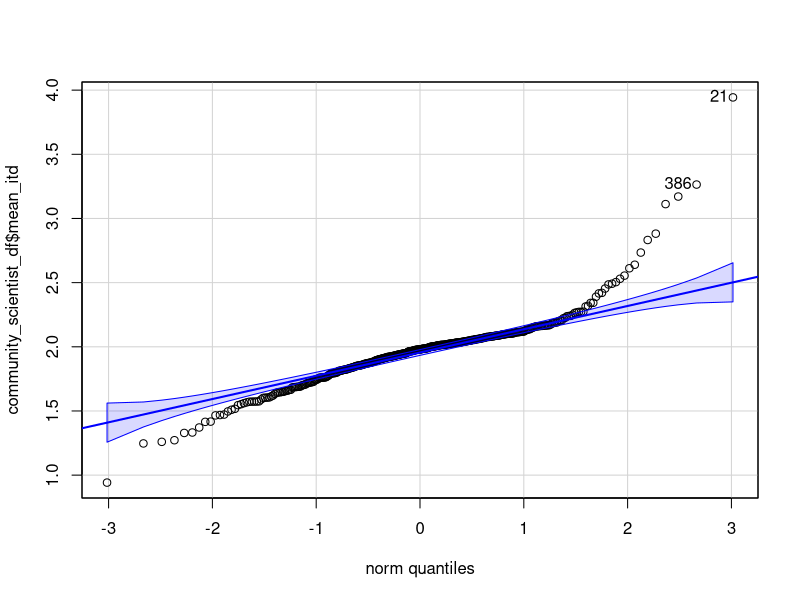
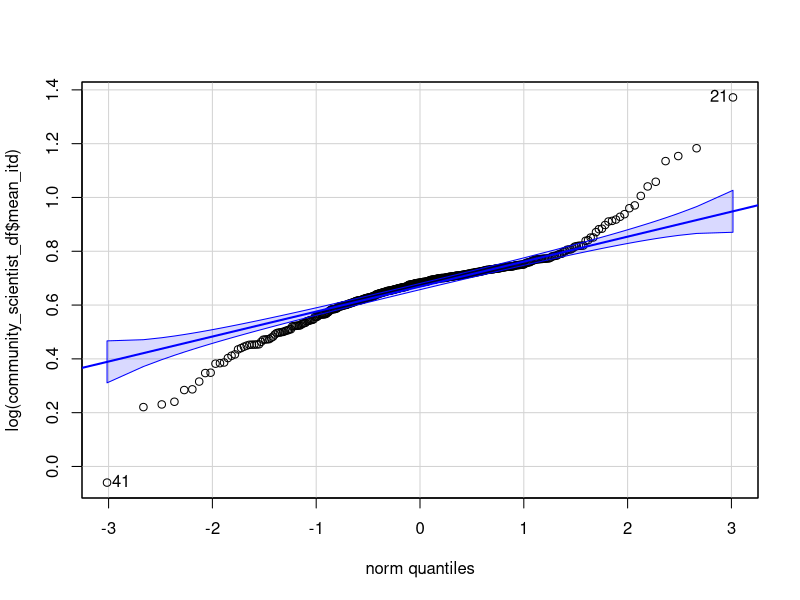
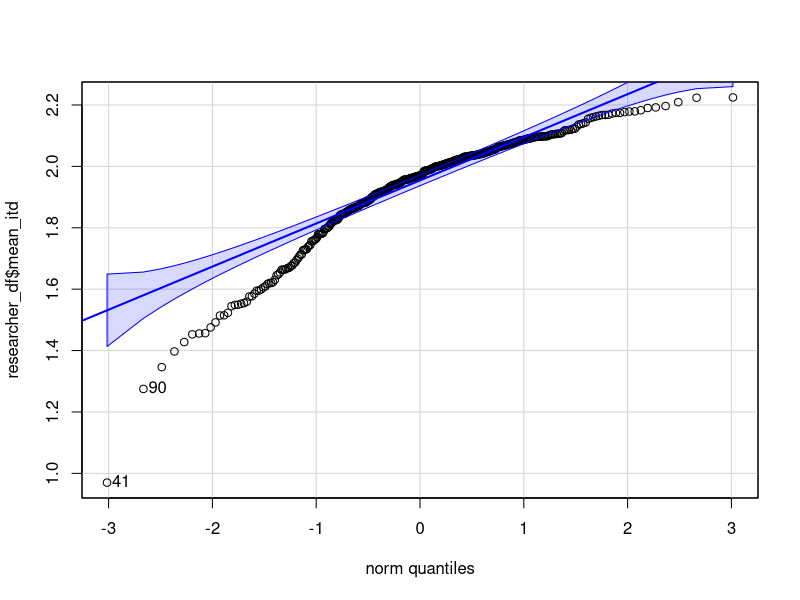
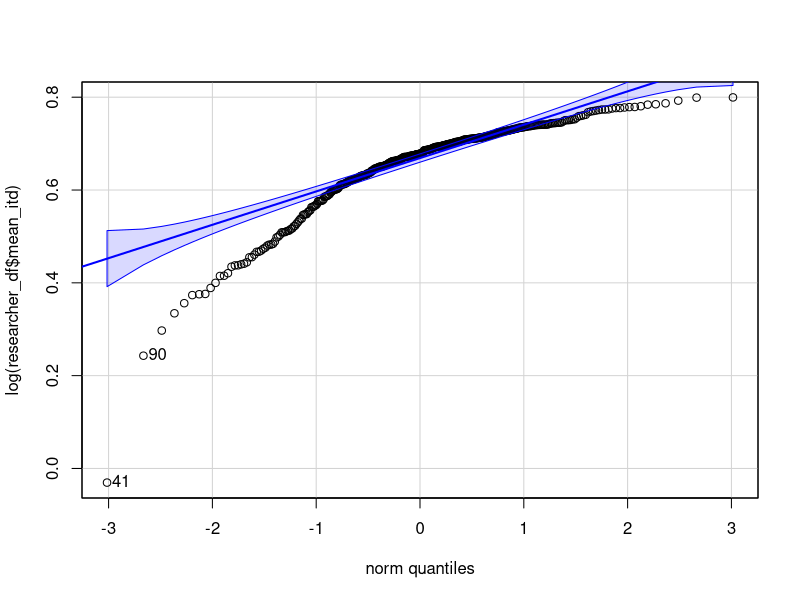

Write the R code that produced these figures, in order. (Note: this script raises an error after producing the figures.)
# Notes from Nature ITD Analysis

library(ggplot2)
library(dplyr)
library(tidyr)
library(car)
library(scales)

df <- read.csv("nfn_data_Feb25.csv")
df <- subset(df, T3_1.Were.you.able.to.measure.the.bee.!="No") #remove rows where community scientist was not able to measure the bee

# Get summary statistics
summary_df <- df %>%
  group_by(catalogNumber) %>%
  mutate(total_n = n()) %>%  # Add a column with the total count for each catalogNumber
  ungroup() %>%
  filter(total_n == 10) %>%  # Keep only rows where the total count is 10 or more (5 researcher 5 CS measurements)
  group_by(catalogNumber, measurer_category) %>%
  summarise(
    mean_itd = mean(itd_mm, na.rm = TRUE),
    median_itd = median(itd_mm, na.rm = TRUE),
    sd_itd = sd(itd_mm, na.rm = TRUE)
  )

# Subset for different measurer categories
community_scientist_df <- summary_df %>%
  filter(measurer_category == "community_scientist")
researcher_df <- summary_df %>%
  filter(measurer_category == "researcher")

# Assess normality
qqPlot(community_scientist_df$mean_itd)
qqPlot(log(community_scientist_df$mean_itd))
qqPlot(researcher_df$mean_itd)
qqPlot(log(researcher_df$mean_itd))


#### Are community scientist measurements different from researcher measurements? ####

wilcoxon_test_mean <- wilcox.test(mean_itd ~ measurer_category, data = summary_df, paired = TRUE)
wilcoxon_test_median <- wilcox.test(median_itd ~ measurer_category, data = summary_df, paired = TRUE)
wilcoxon_test_sd <- wilcox.test(sd_itd ~ measurer_category, data = summary_df, paired = TRUE)





#### Plot comparisons ####

vp1 <- ggplot(summary_df, aes(measurer_category, median_itd, fill=measurer_category)) +
  geom_violin() +
  geom_boxplot(width=0.1, outliers = FALSE, fill="white")+
  labs(x = NULL,y = "Median ITD", size=12) +
  theme_classic() +
  scale_x_discrete(labels=c("Community \nScientists", "Researchers")) +
  theme(axis.text.x = element_text(color="black", size = 10),axis.text.y = element_text(color="black", size = 10), legend.position = "none")

vp2 <- ggplot(summary_df, aes(measurer_category, mean_itd, fill=measurer_category)) +
  geom_violin() +
  geom_boxplot(width=0.1, outliers = FALSE, fill="white")+
  scale_y_continuous(labels=label_number(accuracy=0.1)) +
  labs(x = NULL,y = "Mean ITD", size=12) +
  theme_classic() +
  scale_x_discrete(labels=c("Community \nScientists", "Researchers")) +
  theme(axis.text.x = element_text(color="black", size = 10),axis.text.y = element_text(color="black", size = 10), legend.position = "none")

vp3 <- ggplot(summary_df, aes(measurer_category, sd_itd, fill=measurer_category)) +
  geom_violin() +
  geom_boxplot(width=0.1, outliers = FALSE, fill="white")+
  scale_y_continuous(labels=label_number(accuracy=0.1)) +
  labs(x = NULL,y = "Std. Dev. ITD", size=12) +
  theme_classic() +
  scale_x_discrete(labels=c("Community \nScientists", "Researchers")) +
  theme(axis.text.x = element_text(color="black", size = 10),axis.text.y = element_text(color="black", size = 10), legend.position = "none")

vp1 + scale_fill_brewer(palette="PuRd")
vp2 + scale_fill_brewer(palette="PuRd")
vp3 + scale_fill_brewer(palette="PuRd")


#### What is the percent error in the measurements? ####

# Convert to wide format
wide_summary_df <- summary_df %>%
  pivot_wider(
    names_from = measurer_category,
    values_from = c(mean_itd, sd_itd, median_itd),
    names_sep = "_"  # Use underscore to separate names
  )

# Calculate the percent error in means
wide_summary_df <- wide_summary_df %>%
  mutate(
    mean_percent_difference = (abs(mean_itd_community_scientist - mean_itd_researcher) / mean_itd_researcher) * 100
  )

# Calculate the percent error in medians
wide_summary_df <- wide_summary_df %>%
  mutate(
    median_percent_difference = (abs(median_itd_community_scientist - median_itd_researcher) / median_itd_researcher) * 100
  )

mean_mean <- mean(wide_summary_df$mean_percent_difference)
mean_median <- mean(wide_summary_df$median_percent_difference)
range(wide_summary_df$mean_percent_difference)

# calculate proportion of error values < 1
mean(wide_summary_df$median_percent_difference < 1, na.rm = TRUE)


#### Do CS over- or underestimate ITD? Calculate mean signed error ####

MSE_median <- mean(wide_summary_df$median_itd_community_scientist - wide_summary_df$median_itd_researcher)
MSE_mean <- mean(wide_summary_df$mean_itd_community_scientist - wide_summary_df$mean_itd_researcher)


#### Plot frequencies of percent error values ####

ggplot(wide_summary_df, aes(x=mean_percent_difference)) +
  geom_histogram(binwidth=5)+ 
  labs(x= "% error in mean measurements", y = "Frequency", size=12) +
  theme_classic() +
  theme(axis.text.x = element_text(color="black", size = 10),axis.text.y = element_text(color="black", size = 10)) +
  coord_cartesian(xlim = c(-2, 85), ylim = c(0, 320)) +
  geom_vline(xintercept=mean_mean, linetype="dashed", color = "#b575bf")

ggplot(wide_summary_df, aes(x=median_percent_difference)) +
  geom_histogram(binwidth=5)+ 
  labs(x= "% error in median measurements", y = "Frequency", size=12) +
  theme_classic() +
  theme(axis.text.x = element_text(color="black", size = 10),axis.text.y = element_text(color="black", size = 10)) +
  coord_cartesian(xlim = c(-2, 85), ylim = c(0, 320)) +
  geom_vline(xintercept=mean_median, linetype="dashed", color = "#b575bf")


# Calculate the effect size 
# Get the Z value from the test statistic
z_value_mean <- qnorm(wilcoxon_test_mean$p.value / 2)  # Divide p-value by 2 for two-tailed test
z_value_median <- qnorm(wilcoxon_test_median$p.value / 2)
                        
# Calculate the number of observations (N)
N_mean <- length(wide_summary_df$mean_itd_community_scientist) 
N_median <- length(wide_summary_df$median_itd_community_scientist) 

# Calculate the effect size (r)
r_mean <- z_value_mean / sqrt(N_mean)
r_median <- z_value_median / sqrt(N_median)

